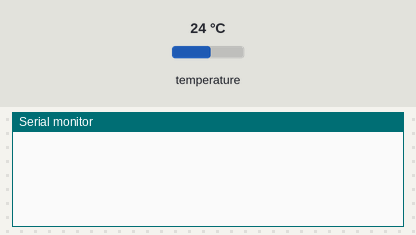
A sketch run on a simulated ESP8266 (Wemos D1 mini). Parts: the last lines printed to the serial monitor. The inputs (shaded band) are chosen by the test bench; at power-on: temperature 24 °C. WiFi joins after 1.5 s; servers stay silent unless stated.

Above: at 3.3 s.
3.4 s: temperature set to 12 °C
At 4.7 s:
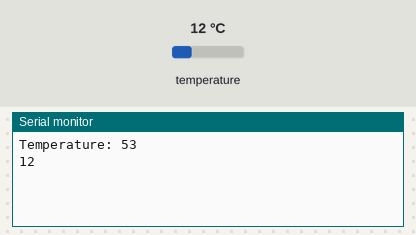
5.8 s: temperature set to 19 °C
At 7.4 s:
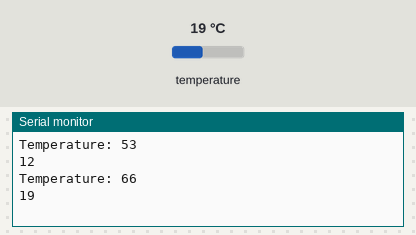

Measured:
- after the input at 3.4 s, the serial monitor: prints a new line after 0.93 s (image 1)
- after the input at 5.8 s, the serial monitor: prints a new line after 0.53 s (image 2)

The sketch:

NodMCU_Blynk_DS18b20.ino
```cpp
/*Skip to content

Search…
All gists
GitHub
Sign up for a GitHub account Sign in
Create a gist now
Instantly share code, notes, and snippets.
 Star 0  Fork 0 @structure7structure7/blynkDS18B20.ico
Last active 18 days ago
Embed
<script src="https://gist.github.com/structure7/13c9cf278843a74e688c0252067ed806.js"></script>
  Download ZIP
 Code  Revisions 7
Simple sketch for using the DS18B20 temp sensor on an ESP8266 with Blynk
Raw
 blynkDS18B20.ico */
//#include <SimpleTimer.h>           // Allows us to call functions without putting them in loop()

//--------------------------------------
// Import Blynk Libraries
//--------------------------------------
#define BLYNK_PRINT Serial         // Comment this out to disable prints and save space
#include <BlynkSimpleEsp8266.h>

#include <OneWire.h>
#include <DallasTemperature.h>
#define ONE_WIRE_BUS 2          // Your ESP8266 pin (ESP8266 GPIO 2 = WeMos D1 Mini pin D4)
OneWire oneWire(ONE_WIRE_BUS);
DallasTemperature sensors(&oneWire);

//--------------------------------------
// Global Variables
//--------------------------------------
char auth[] = "71f5d84360634b6b9484753bb3ed4eab";
char ssid[] = "VIDEOTRON3218";
char pass[] = "TU43CNTJCFETX";
int roomTemperatureF;            // Room temperature in F
int roomTemperatureC;            // Room temperature in C

//--------------------------------------
//
//--------------------------------------
//SimpleTimer timer;
BlynkTimer timer;

void setup()
{
  Serial.begin(9600);
  Blynk.begin(auth, ssid, pass);

  while (Blynk.connect() == false) {
    // Wait until connected
  }

  sensors.begin();                        // Starts the DS18B20 sensor(s).
  sensors.setResolution(10);              // More on resolution: http://www.homautomation.org/2015/11/17/ds18b20-how-to-change-resolution-9101112-bits/

  timer.setInterval(2000L, sendTemps);    // Temperature sensor read interval. 2000 (ms) = 2 seconds.
}

// Notice how there is very little in the loop()? Blynk works best that way.
void loop()
{
  Blynk.run();
  timer.run();
}

// Notice how there are no delays in the function below? Blynk works best that way.

void sendTemps()
{
  sensors.requestTemperatures();                  // Polls the sensors.
  roomTemperatureF = sensors.getTempFByIndex(0);   // Stores temperature. Change to getTempCByIndex(0) for celcius.
  roomTemperatureC = sensors.getTempCByIndex(0);   // Stores temperature.

  Serial.print("Temperature: ");
  Serial.println(roomTemperatureF);
  Serial.println(roomTemperatureC);
  Blynk.virtualWrite(1, roomTemperatureF);         // Send temperature to Blynk app virtual pin 1.
  Blynk.virtualWrite(2, roomTemperatureC);         // Send temperature to Blynk app virtual pin 2.
}
```
